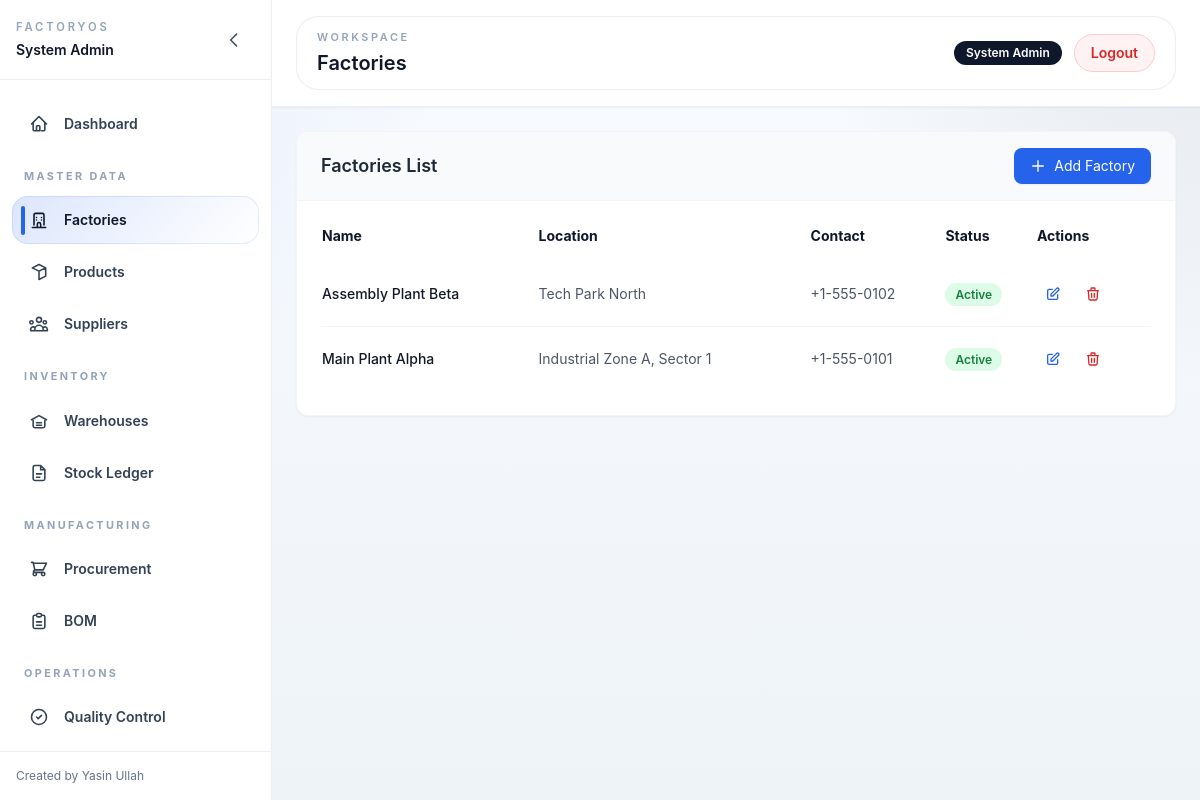
Screenshot of /master/factories (signed in) with the database file from the repository.
### tables this page shows
CREATE TABLE `factories` (
  `id` int NOT NULL,
  `name` varchar(100) NOT NULL,
  `location` varchar(255) DEFAULT NULL,
  `contact_number` varchar(50) DEFAULT NULL,
  `status` enum('active','inactive') DEFAULT 'active',
  `created_at` timestamp NULL DEFAULT CURRENT_TIMESTAMP
);

### app/Controllers/MasterDataController.php (called while the page is built, shortened)
<?php
class MasterDataController extends Controller {
    public function factories() {
        $model = new Factory();
        $data = ['title' => 'Factories', 'factories' => $model->getAll()];
        $this->view('master/factories', $data);
    }
}

### app/Core/Application.php (called while the page is built, shortened)
<?php
class Application {
    private $router;
    public function __construct() {
        require_once __DIR__ . '/Database.php';
        require_once __DIR__ . '/Router.php';
        require_once __DIR__ . '/Model.php';
        $this->router = new Router();
    }
    private function registerRoutes() {
        $this->router->loadRoutes();
    }
    public function run() {
        $this->router->dispatch($_SERVER['REQUEST_URI'], $_SERVER['REQUEST_METHOD']);
    }
}

### public/index.php (called while the page is built, shortened)
<?php
require_once __DIR__ . '/../app/Core/Application.php';
$app = new App\Core\Application();
$app->run();

### app/Core/Database.php (called while the page is built, shortened)
<?php
class Database {
    private static $instance = null;
    private $connection;
    private function __construct() {
        $config = require __DIR__ . '/../../config/database.php';
        $dsn = "mysql:host=" . $config['host'] . ";dbname=" . $config['database'] . ";charset=" . $config['charset'];
        try {
            $this->connection = new PDO($dsn, $config['username'], $config['password'], [
                PDO::ATTR_ERRMODE => PDO::ERRMODE_EXCEPTION,
                PDO::ATTR_DEFAULT_FETCH_MODE => PDO::FETCH_ASSOC,
                PDO::ATTR_EMULATE_PREPARES => false,
            ]);
        } catch (PDOException $e) {
            header('HTTP/1.1 500 Internal Server Error');
            echo json_encode(['error' => 'Database connection failed.']);
            exit;
        }
    }
    public static function getInstance() {
        if (self::$instance === null) {
            self::$instance = new Database();
        }
        return self::$instance;
    }
    public function getConnection() {
        return $this->connection;
    }
}

### config/database.php (called while the page is built)
<?php
return [
    'host' => '127.0.0.1',
    'database' => 'myfactory_db',
    'username' => 'root',
    'password' => 'root',
    'charset' => 'utf8mb4'
];

### app/Core/Model.php (called while the page is built, shortened)
<?php
class Model {
    public function __construct() {
        $this->db = Database::getInstance()->getConnection();
    }
}

### app/Models/Factory.php (called while the page is built, shortened)
<?php
class Factory extends Model {
    public function getAll() {
        return $this->db->query("SELECT * FROM factories ORDER BY id DESC")->fetchAll(PDO::FETCH_ASSOC);
    }
}

### config/app.php (called while the page is built)
<?php
return [
    'app_name' => 'Enterprise Factory Management',
    'base_path' => '/myfactory',
    'timezone' => 'UTC',
    'session_timeout' => 28800,
    'idle_timeout' => 2400,
];

### app/Views/master/factories.php (the view, shortened to what this page needs)
<div class="animate__animated animate__fadeIn">
    <div class="bg-white rounded-xl shadow-sm border border-gray-100 overflow-hidden">
        <div class="px-6 py-4 border-b border-gray-100 bg-gray-50 flex justify-between items-center">
            <h3 class="text-lg font-semibold text-gray-800">Factories List</h3>
            <button onclick="openModal()" class="bg-blue-600 text-white px-4 py-2 text-sm rounded-lg shadow-sm flex items-center gap-2 hover:bg-blue-700 transition-colors">
                <svg class="w-4 h-4" fill="none" stroke="currentColor" viewBox="0 0 24 24"><path stroke-linecap="round" stroke-linejoin="round" stroke-width="2" d="M12 4v16m8-8H4"></path></svg>
                Add Factory
            </button>
        </div>
        <div class="p-6">
            <table id="factoriesTable" class="w-full text-sm text-left">
                <thead>
                    <tr>
                        <th class="pb-4">Name</th>
                        <th class="pb-4">Location</th>
                        <th class="pb-4">Contact</th>
                        <th class="pb-4">Status</th>
                        <th class="pb-4">Actions</th>
                    </tr>
                </thead>
                <tbody class="divide-y divide-gray-100">
                    <?php foreach ($factories as $factory): ?>
                    <tr class="hover:bg-gray-50 transition-colors">
                        <td class="py-4 font-medium text-gray-900"><?= htmlspecialchars($factory['name']) ?></td>
                        <td class="py-4 text-gray-600"><?= htmlspecialchars($factory['location']) ?></td>
                        <td class="py-4 text-gray-600"><?= htmlspecialchars($factory['contact_number']) ?></td>
                        <td class="py-4">
                            <span class="px-2.5 py-1 <?= $factory['status'] === 'active' ? 'bg-green-100 text-green-700' : 'bg-red-100 text-red-700' ?> rounded-full text-xs font-semibold">
                                <?= ucfirst($factory['status']) ?>
                            </span>
                        </td>
                        <td class="py-4">
                            <div class="flex gap-2">
                                <button onclick="editFactory(<?= $factory['id'] ?>)" class="p-2 text-blue-600 hover:bg-blue-50 rounded-lg transition-colors">
                                    <svg class="w-4 h-4" fill="none" stroke="currentColor" viewBox="0 0 24 24"><path stroke-linecap="round" stroke-linejoin="round" stroke-width="2" d="M11 5H6a2 2 0 00-2 2v11a2 2 0 002 2h11a2 2 0 002-2v-5m-1.414-9.414a2 2 0 112.828 2.828L11.828 15H9v-2.828l8.586-8.586z"></path></svg>
                                </button>
                                <button onclick="deleteFactory(<?= $factory['id'] ?>)" class="p-2 text-red-600 hover:bg-red-50 rounded-lg transition-colors">
                                    <svg class="w-4 h-4" fill="none" stroke="currentColor" viewBox="0 0 24 24"><path stroke-linecap="round" stroke-linejoin="round" stroke-width="2" d="M19 7l-.867 12.142A2 2 0 0116.138 21H7.862a2 2 0 01-1.995-1.858L5 7m5 4v6m4-6v6m1-10V4a1 1 0 00-1-1h-4a1 1 0 00-1 1v3M4 7h16"></path></svg>
                                </button>
                            </div>
                        </td>
                    </tr>
                    <?php endforeach; ?>
                </tbody>
            </table>
        </div>
    </div>
</div>
<?php
require_once __DIR__ . '/../layouts/main.php';
?>

### app/Core/Router.php (shortened to what this page needs)
<?php
class Router {
    private static $routes = [];
    public static function get($route, $action) {
        self::$routes['GET'][$route] = $action;
    }
    public static function post($route, $action) {
        self::$routes['POST'][$route] = $action;
    }
    public function dispatch($uri, $method) {
        $parsedUrl = parse_url($uri);
        $path = $parsedUrl['path'];
        $config = require __DIR__ . '/../../config/app.php';
        $configuredBasePath = '/' . trim((string) ($config['base_path'] ?? ''), '/');
        $configuredBasePath = $configuredBasePath === '/' ? '' : $configuredBasePath;
        $baseDirs = array_values(array_unique(array_filter([
            $configuredBasePath !== '' ? $configuredBasePath . '/public' : '',
            $configuredBasePath,
            '/myfactory/public',
            '/myfactory',
        ])));
        foreach ($baseDirs as $dir) {
            if (strpos($path, $dir) === 0) {
                $path = substr($path, strlen($dir));
            }
        }
        $method = strtoupper($method);
        foreach (self::$routes[$method] ?? [] as $route => $action) {
            $pattern = preg_replace('/\{([a-zA-Z0-9_]+)\}/', '(?P<\1>[a-zA-Z0-9_]+)', $route);
            $pattern = '#^' . $pattern . '$#';
            if (preg_match($pattern, $path, $matches)) {
                $params = array_filter($matches, 'is_string', ARRAY_FILTER_USE_KEY);
                list($controller, $methodName) = explode('@', $action);
                $controllerInstance = new $controllerClass();
                call_user_func_array([$controllerInstance, $methodName], $params);
                return;
            }
        }
        exit;
    }
}

### rows the page displays
factories: name "Assembly Plant Beta", location "Tech Park North", contact_number "+1-555-0102", status "Active"
factories: name "Main Plant Alpha", location "Industrial Zone A, Sector 1", contact_number "+1-555-0101", status "Active"

### other values shown
$item['label'] "Dashboard"
$section['title'] "MASTER DATA"
$item['label'] "Factories"
$item['label'] "Products"
$item['label'] "Suppliers"
$section['title'] "INVENTORY"
$item['label'] "Warehouses"
$item['label'] "Stock Ledger"
$section['title'] "MANUFACTURING"
$item['label'] "Procurement"
$item['label'] "BOM"
$section['title'] "OPERATIONS"
$item['label'] "Quality Control"
